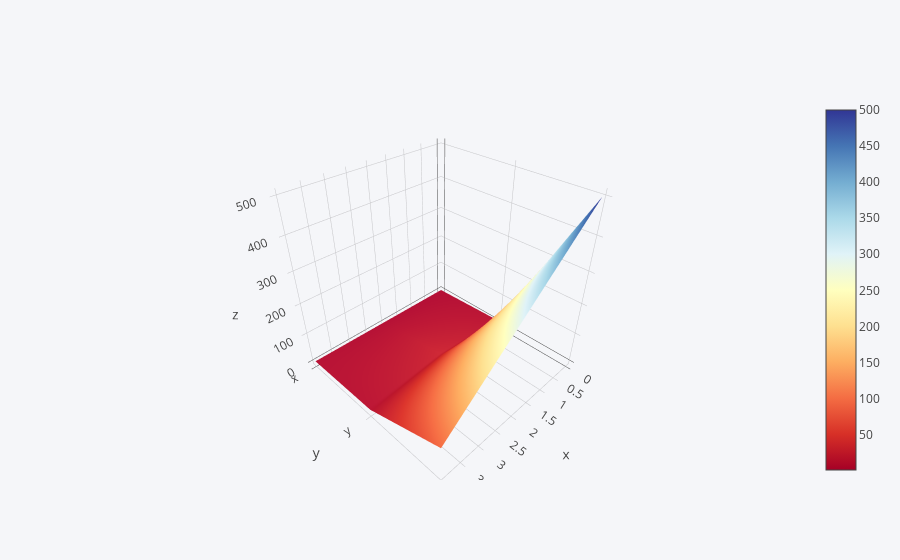

The code cell stored with this chart in its notebook:
### Code cell
df3.iplot(kind = 'surface', colorscale = 'rdylbu')

### Figure 1 — Plotly figure (JSON) as saved in the notebook; plotly's stock layout.template omitted (floating-point values rounded to 4 significant figures)
{"data": [{"colorscale": [[0, "rgb(165,0,38)"], [0.1, "rgb(215,48,39)"], [0.2, "rgb(244,109,67)"], [0.3, "rgb(253,174,97)"], [0.4, "rgb(254,224,144)"], [0.5, "rgb(255,255,191)"], [0.6, "rgb(224,243,248)"], [0.7, "rgb(171,217,233)"], [0.8, "rgb(116,173,209)"], [0.9, "rgb(69,117,180)"], [1, "rgb(49,54,149)"]], "type": "surface", "x": [0, 1, 2, 3, 4], "y": ["x", "y", "z"], "z": [[1, 2, 3, 4, 5], [10, 20, 30, 20, 10], [500, 400, 300, 200, 100]]}], "layout": {"legend": {"bgcolor": "#F5F6F9", "font": {"color": "#4D5663"}}, "paper_bgcolor": "#F5F6F9", "plot_bgcolor": "#F5F6F9", "titlefont": {"color": "#4D5663"}, "xaxis1": {"gridcolor": "#E1E5ED", "showgrid": true, "tickfont": {"color": "#4D5663"}, "title": "", "titlefont": {"color": "#4D5663"}, "zerolinecolor": "#E1E5ED"}, "yaxis1": {"gridcolor": "#E1E5ED", "showgrid": true, "tickfont": {"color": "#4D5663"}, "title": "", "titlefont": {"color": "#4D5663"}, "zerolinecolor": "#E1E5ED"}}}
